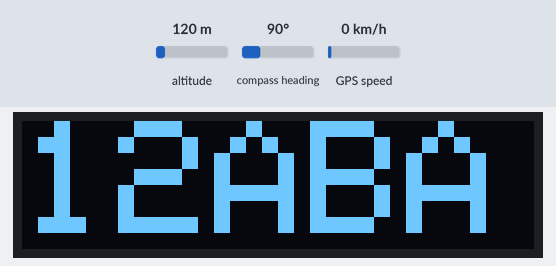
Recording of a sketch running on a simulated Arduino Uno, built with avr-gcc and run on an emulated ATmega328P. Parts: 128×32 one-colour display. The inputs (shaded band) are chosen by the test bench; at power-on: altitude 120 m, compass heading 90°, GPS speed 0 km/h. The GPS gets a fix after 3 s at 37.7749, -122.4194 with 8 satellites; what the sketch prints to the serial monitor is not drawn.

Above: at 0.1 s.
At 0.6 s:
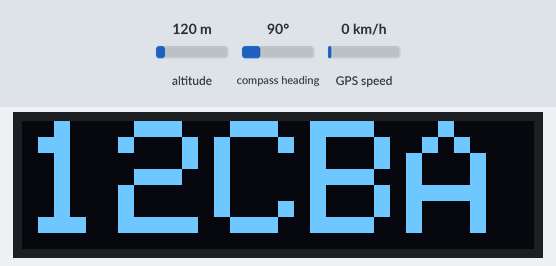

The sketch:

GorperHUGESeq.ino
```cpp
#include <SPI.h>
#include <Wire.h>
#include <Adafruit_GFX.h>
#include <Adafruit_SSD1306.h>

#include <TinyGPS++.h> //for gps
#include <SoftwareSerial.h> //for gps


#define SCREEN_WIDTH 128 // OLED display width, in pixels
#define SCREEN_HEIGHT 32 // OLED display height, in pixels
#define OLED_RESET     -1
#define SCREEN_ADDRESS 0x3C

Adafruit_SSD1306 display(SCREEN_WIDTH, SCREEN_HEIGHT, &Wire, OLED_RESET);

TinyGPSPlus gps;

SoftwareSerial ss(4, 3);


void setup() {
  // put your setup code here, to run once:
    // SSD1306_SWITCHCAPVCC = generate display voltage from 3.3V internally
  if(!display.begin(SSD1306_SWITCHCAPVCC, SCREEN_ADDRESS)) {
    Serial.println(F("SSD1306 allocation failed"));
    for(;;); // Don't proceed, loop forever
  }
  display.clearDisplay();
  floatshow(12.2, "ABA");
  delay(500);
  floatshow(12.3, "CBA");

  display.display();
  Serial.begin(9600); // starts serial monitor yapping
  ss.begin(9600); // starts gps serial yapping?
}


void loop(){
  // This sketch displays information every time a new sentence is correctly encoded.
  //floatshow(12.3, "NAR");
  unsigned long clickt = 0;
  float laty = 0;
  float lngy = 0;
  float speedy = 13.2;
  float cor = 17.2;
  char * corry = "FLR";
  while (ss.available() > 0){
    gps.encode(ss.read());
    if (gps.location.isUpdated()){
      Serial.print("Latitude= ");
      Serial.print(gps.location.lat(), 6);
      Serial.print(" Longitude= ");
      Serial.println(gps.location.lng(), 6);
      //Serial.print("\nSatty's ");
      //Serial.println(ss.available());


      laty = gps.location.lat();
      lngy = gps.location.lng();
      cor = gps.course.deg();
      corry = TinyGPSPlus::cardinal(cor);


      //Serial.println(TinyGPSPlus::cardinal(gps.course.deg()));
      //Serial.println(TinyGPSPlus::cardinal(cor));


      speedy = gps.speed.mph();
      //Serial.println(cor);


      //Serial.println(TinyGPSPlus::cardinal(123.232));
      //Serial.println(corry);


      //Serial.print("Speed in miles/h = ");


      if (millis() >= (clickt + 1000)) {
        //Serial.print(millis());
        clickt = millis();
        //Serial.println(speedy);
        //floatshow(speedy, corry);
      }

    }

  }

}


char horid(int meth) {
  //return static_cast<char>(meth);
  switch (meth)
  {
    case 0:
      return '0';
    case 1:
      return '1';
    case 2:
      return '2';
    case 3:
      return '3';
    case 4:
      return '4';
    case 5:
      return '5';
    case 6:
      return '6';
    case 7:
      return '7';
    case 8:
      return '8';
    case 9:
      return '9';
    case 10:
      return '0';
    case 11:
      return '1';
    case 12:
      return '2';
    case 13:
      return '3';
    case 14:
      return '4';
    case 15:
      return '5';
    case 16:
      return '6';
    case 17:
      return '7';
    case 18:
      return '8';
    case 19:
      return '9';
    default:
      return 'L';

  }
}

void floatshow(float rawspeed, char * corry) {
  //display.clearDisplay();
  //display.display();
  char disp[5] = {' ',' ',' ',' ',' '};
  if (rawspeed > 1) {
    disp[2] = corry[0];
    disp[3] = corry[1];
    disp[4] = corry[2];
  }
  int trunkspeed = (int)(rawspeed);
  int first = trunkspeed / 10;
  int secon = trunkspeed % 10;
  char firstchar = horid(first);
  char seconchar = horid(secon);
  display.setTextSize(4);      // Normal 1:1 pixel scale
  display.setTextColor(SSD1306_WHITE); // Draw white text
  display.setCursor(0, 0);     // Start at top-left corner
  display.cp437(true);         // Use full 256 char 'Code Page 437' font
  disp[0] = firstchar;
  disp[1] = seconchar;
  display.clearDisplay();
  display.println(disp);
  display.display();


}
```
